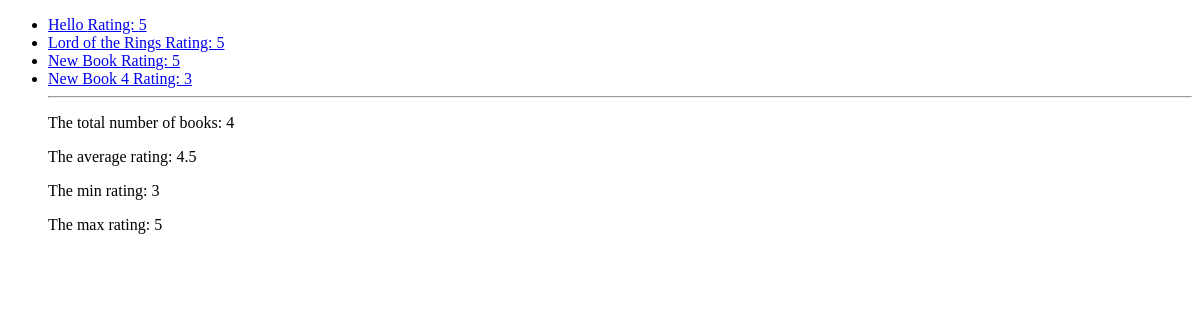
Before: / with the older database file.
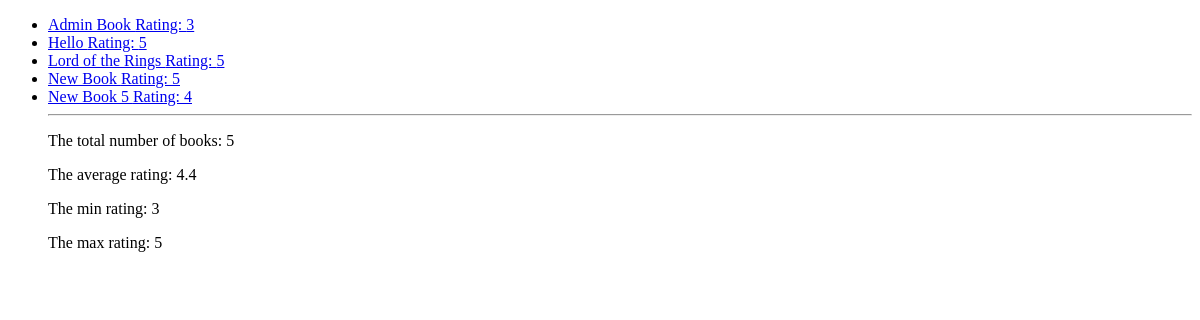
After: the same page with the newer database file.
### book_outlet/models.py (models this page shows, shortened)
class Book(models.Model):
    title = models.CharField(max_length=50)
    rating = models.IntegerField(validators=[MinValueValidator(1), MaxValueValidator(5)])
    author = models.CharField(null=True, max_length=100)
    is_best_selling = models.BooleanField(default=False)
    slug = models.SlugField(default="", blank=True,  null=False, db_index=True) # NEW
    def get_absolute_url(self) -> str:
        return reverse('book-detail', args=[self.slug])

### book_outlet/views.py (the view)
# urls.py: path("", views.index),
def index(request) -> HttpResponse:
    books = Book.objects.all().order_by('title') # El unico llamado a la DB que hago
    number_books = books.count() # Esto se aplica sobre el object
    avg_rating = books.aggregate(Avg('rating'), Min('rating'), Max('rating'))
    return render(request, 'book_outlet/index.html', {
        'books': books,
        'number_books': number_books,
        'avg_rating': avg_rating
    })

### book_outlet/templates/book_outlet/index.html (shortened to what this page needs)
{% extends "book_outlet/base.html" %}
{% block content %}
<ul>
    {% for book in books %}
    <li>
        <a href="{{ book.get_absolute_url }}">
        {{ book.title }} Rating: {{ book.rating }}
        </a>
    </li>
    {% endfor %}
    <hr>
    <p>The total number of books: {{number_books}}</p>
    <p>The average rating: {{avg_rating.rating__avg}}</p>
    <p>The min rating: {{avg_rating.rating__min}}</p>
    <p>The max rating: {{avg_rating.rating__max}}</p>
</ul>
{% endblock %}

### book_outlet/templates/book_outlet/base.html (shortened to what this page needs)
<!DOCTYPE html>
<html lang="en">
<head>
</head>
<body>
    {% block content %}
    {% endblock %}
</body>
</html>

Changed rows visible on the page:
added Book: title "Admin Book", rating "3"
changed Book: title "New Book 4" → "New Book 5"; rating "3" → "4"
Other visible differences:
{{ number_books }}: "4" → "5"
{{ avg_rating.rating__avg }}: "4.5" → "4.4"
